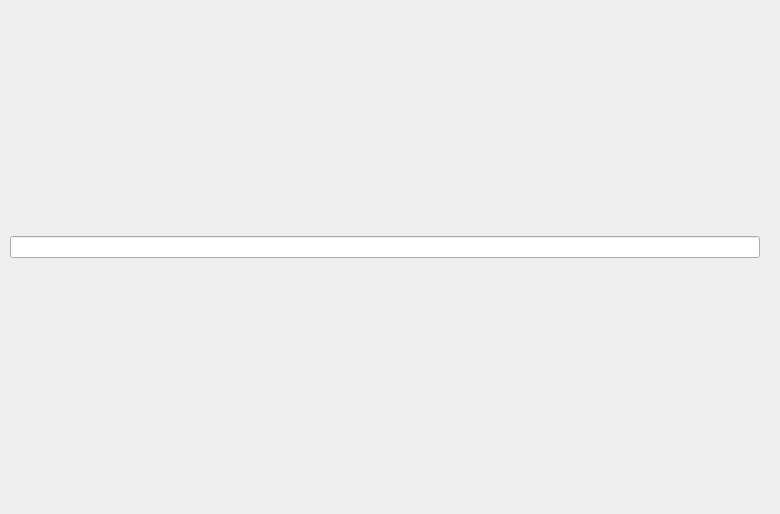
<?xml version="1.0" encoding="UTF-8"?>
<ui version="4.0">
 <class>HomeVendedor</class>
 <widget class="QWidget" name="HomeVendedor">
  <property name="geometry">
   <rect>
    <x>0</x>
    <y>0</y>
    <width>780</width>
    <height>514</height>
   </rect>
  </property>
  <property name="windowTitle">
   <string>Form</string>
  </property>
  <layout class="QGridLayout" name="gridLayout_2">
   <property name="leftMargin">
    <number>10</number>
   </property>
   <property name="topMargin">
    <number>20</number>
   </property>
   <property name="rightMargin">
    <number>20</number>
   </property>
   <property name="bottomMargin">
    <number>20</number>
   </property>
   <property name="horizontalSpacing">
    <number>20</number>
   </property>
   <property name="verticalSpacing">
    <number>25</number>
   </property>
   <item row="0" column="0">
    <widget class="SearchLineEdit" name="busqueda"/>
   </item>
   <item row="1" column="0">
    <layout class="QGridLayout" name="ordenadorProducto" rowstretch="0" columnstretch="0">
     <property name="leftMargin">
      <number>10</number>
     </property>
     <property name="topMargin">
      <number>10</number>
     </property>
     <property name="rightMargin">
      <number>10</number>
     </property>
     <property name="bottomMargin">
      <number>10</number>
     </property>
     <property name="spacing">
      <number>10</number>
     </property>
    </layout>
   </item>
  </layout>
 </widget>
 <customwidgets>
  <customwidget>
   <class>LineEdit</class>
   <extends>QLineEdit</extends>
   <header>qfluentwidgets</header>
  </customwidget>
  <customwidget>
   <class>SearchLineEdit</class>
   <extends>LineEdit</extends>
   <header>qfluentwidgets</header>
  </customwidget>
 </customwidgets>
 <resources/>
 <connections/>
</ui>
